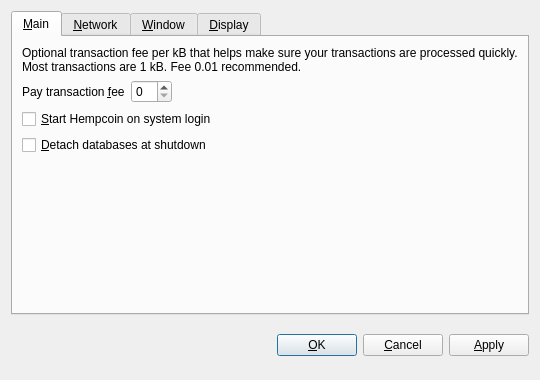
<?xml version="1.0" encoding="UTF-8"?>
<ui version="4.0">
 <class>OptionsDialog</class>
 <widget class="QDialog" name="OptionsDialog">
  <property name="geometry">
   <rect>
    <x>0</x>
    <y>0</y>
    <width>540</width>
    <height>380</height>
   </rect>
  </property>
  <property name="windowTitle">
   <string>Options</string>
  </property>
  <property name="modal">
   <bool>true</bool>
  </property>
  <layout class="QVBoxLayout" name="verticalLayout">
   <item>
    <widget class="QTabWidget" name="tabWidget">
     <property name="tabPosition">
      <enum>QTabWidget::North</enum>
     </property>
     <property name="currentIndex">
      <number>0</number>
     </property>
     <widget class="QWidget" name="tabMain">
      <attribute name="title">
       <string>&amp;Main</string>
      </attribute>
      <layout class="QVBoxLayout" name="verticalLayout_Main">
       <item>
        <widget class="QLabel" name="transactionFeeInfoLabel">
         <property name="text">
          <string>Optional transaction fee per kB that helps make sure your transactions are processed quickly. Most transactions are 1 kB. Fee 0.01 recommended.</string>
         </property>
         <property name="textFormat">
          <enum>Qt::PlainText</enum>
         </property>
         <property name="wordWrap">
          <bool>true</bool>
         </property>
        </widget>
       </item>
       <item>
        <layout class="QHBoxLayout" name="horizontalLayout_Main">
         <item>
          <widget class="QLabel" name="transactionFeeLabel">
           <property name="text">
            <string>Pay transaction &amp;fee</string>
           </property>
           <property name="textFormat">
            <enum>Qt::PlainText</enum>
           </property>
           <property name="buddy">
            <cstring>transactionFee</cstring>
           </property>
          </widget>
         </item>
         <item>
          <widget class="BitcoinAmountField" name="transactionFee"/>
         </item>
         <item>
          <spacer name="horizontalSpacer_Main">
           <property name="orientation">
            <enum>Qt::Horizontal</enum>
           </property>
           <property name="sizeHint" stdset="0">
            <size>
             <width>40</width>
             <height>20</height>
            </size>
           </property>
          </spacer>
         </item>
        </layout>
       </item>
       <item>
        <widget class="QCheckBox" name="bitcoinAtStartup">
         <property name="toolTip">
          <string>Automatically start Hempcoin after logging in to the system.</string>
         </property>
         <property name="text">
          <string>&amp;Start Hempcoin on system login</string>
         </property>
        </widget>
       </item>
       <item>
        <widget class="QCheckBox" name="detachDatabases">
         <property name="toolTip">
          <string>Detach block and address databases at shutdown. This means they can be moved to another data directory, but it slows down shutdown. The wallet is always detached.</string>
         </property>
         <property name="text">
          <string>&amp;Detach databases at shutdown</string>
         </property>
        </widget>
       </item>
       <item>
        <spacer name="verticalSpacer_Main">
         <property name="orientation">
          <enum>Qt::Vertical</enum>
         </property>
         <property name="sizeHint" stdset="0">
          <size>
           <width>20</width>
           <height>40</height>
          </size>
         </property>
        </spacer>
       </item>
      </layout>
     </widget>
     <widget class="QWidget" name="tabNetwork">
      <attribute name="title">
       <string>&amp;Network</string>
      </attribute>
      <layout class="QVBoxLayout" name="verticalLayout_Network">
       <item>
        <widget class="QCheckBox" name="mapPortUpnp">
         <property name="toolTip">
          <string>Automatically open the Hempcoin client port on the router. This only works when your router supports UPnP and it is enabled.</string>
         </property>
         <property name="text">
          <string>Map port using &amp;UPnP</string>
         </property>
        </widget>
       </item>
       <item>
        <widget class="QCheckBox" name="connectSocks">
         <property name="toolTip">
          <string>Connect to the Hempcoin network through a SOCKS proxy (e.g. when connecting through Tor).</string>
         </property>
         <property name="text">
          <string>&amp;Connect through SOCKS proxy:</string>
         </property>
        </widget>
       </item>
       <item>
        <layout class="QHBoxLayout" name="horizontalLayout_Network">
         <item>
          <widget class="QLabel" name="proxyIpLabel">
           <property name="text">
            <string>Proxy &amp;IP:</string>
           </property>
           <property name="textFormat">
            <enum>Qt::PlainText</enum>
           </property>
           <property name="buddy">
            <cstring>proxyIp</cstring>
           </property>
          </widget>
         </item>
         <item>
          <widget class="QValidatedLineEdit" name="proxyIp">
           <property name="maximumSize">
            <size>
             <width>140</width>
             <height>16777215</height>
            </size>
           </property>
           <property name="toolTip">
            <string>IP address of the proxy (e.g. 127.0.0.1)</string>
           </property>
          </widget>
         </item>
         <item>
          <widget class="QLabel" name="proxyPortLabel">
           <property name="text">
            <string>&amp;Port:</string>
           </property>
           <property name="textFormat">
            <enum>Qt::PlainText</enum>
           </property>
           <property name="buddy">
            <cstring>proxyPort</cstring>
           </property>
          </widget>
         </item>
         <item>
          <widget class="QLineEdit" name="proxyPort">
           <property name="maximumSize">
            <size>
             <width>55</width>
             <height>16777215</height>
            </size>
           </property>
           <property name="toolTip">
            <string>Port of the proxy (e.g. 9050)</string>
           </property>
          </widget>
         </item>
         <item>
          <widget class="QLabel" name="socksVersionLabel">
           <property name="text">
            <string>SOCKS &amp;Version:</string>
           </property>
           <property name="textFormat">
            <enum>Qt::PlainText</enum>
           </property>
           <property name="buddy">
            <cstring>socksVersion</cstring>
           </property>
          </widget>
         </item>
         <item>
          <widget class="QValueComboBox" name="socksVersion">
           <property name="toolTip">
            <string>SOCKS version of the proxy (e.g. 5)</string>
           </property>
          </widget>
         </item>
         <item>
          <spacer name="horizontalSpacer_Network">
           <property name="orientation">
            <enum>Qt::Horizontal</enum>
           </property>
           <property name="sizeHint" stdset="0">
            <size>
             <width>40</width>
             <height>20</height>
            </size>
           </property>
          </spacer>
         </item>
        </layout>
       </item>
       <item>
        <spacer name="verticalSpacer_Network">
         <property name="orientation">
          <enum>Qt::Vertical</enum>
         </property>
         <property name="sizeHint" stdset="0">
          <size>
           <width>20</width>
           <height>40</height>
          </size>
         </property>
        </spacer>
       </item>
      </layout>
     </widget>
     <widget class="QWidget" name="tabWindow">
      <attribute name="title">
       <string>&amp;Window</string>
      </attribute>
      <layout class="QVBoxLayout" name="verticalLayout_Window">
       <item>
        <widget class="QCheckBox" name="minimizeToTray">
         <property name="toolTip">
          <string>Show only a tray icon after minimizing the window.</string>
         </property>
         <property name="text">
          <string>&amp;Minimize to the tray instead of the taskbar</string>
         </property>
        </widget>
       </item>
       <item>
        <widget class="QCheckBox" name="minimizeOnClose">
         <property name="toolTip">
          <string>Minimize instead of exit the application when the window is closed. When this option is enabled, the application will be closed only after selecting Quit in the menu.</string>
         </property>
         <property name="text">
          <string>M&amp;inimize on close</string>
         </property>
        </widget>
       </item>
       <item>
        <spacer name="verticalSpacer_Window">
         <property name="orientation">
          <enum>Qt::Vertical</enum>
         </property>
         <property name="sizeHint" stdset="0">
          <size>
           <width>20</width>
           <height>40</height>
          </size>
         </property>
        </spacer>
       </item>
      </layout>
     </widget>
     <widget class="QWidget" name="tabDisplay">
      <attribute name="title">
       <string>&amp;Display</string>
      </attribute>
      <layout class="QVBoxLayout" name="verticalLayout_Display">
       <item>
        <layout class="QHBoxLayout" name="horizontalLayout_1_Display">
         <item>
          <widget class="QLabel" name="langLabel">
           <property name="text">
            <string>User Interface &amp;language:</string>
           </property>
           <property name="textFormat">
            <enum>Qt::PlainText</enum>
           </property>
           <property name="buddy">
            <cstring>lang</cstring>
           </property>
          </widget>
         </item>
         <item>
          <widget class="QValueComboBox" name="lang">
           <property name="toolTip">
            <string>The user interface language can be set here. This setting will take effect after restarting Hempcoin.</string>
           </property>
          </widget>
         </item>
        </layout>
       </item>
       <item>
        <layout class="QHBoxLayout" name="horizontalLayout_2_Display">
         <item>
          <widget class="QLabel" name="unitLabel">
           <property name="text">
            <string>&amp;Unit to show amounts in:</string>
           </property>
           <property name="textFormat">
            <enum>Qt::PlainText</enum>
           </property>
           <property name="buddy">
            <cstring>unit</cstring>
           </property>
          </widget>
         </item>
         <item>
          <widget class="QValueComboBox" name="unit">
           <property name="toolTip">
            <string>Choose the default subdivision unit to show in the interface and when sending coins.</string>
           </property>
          </widget>
         </item>
        </layout>
       </item>
       <item>
        <widget class="QCheckBox" name="displayAddresses">
         <property name="toolTip">
          <string>Whether to show Hempcoin addresses in the transaction list or not.</string>
         </property>
         <property name="text">
          <string>&amp;Display addresses in transaction list</string>
         </property>
        </widget>
       </item>
       <item>
        <spacer name="verticalSpacer_Display">
         <property name="orientation">
          <enum>Qt::Vertical</enum>
         </property>
         <property name="sizeHint" stdset="0">
          <size>
           <width>20</width>
           <height>40</height>
          </size>
         </property>
        </spacer>
       </item>
      </layout>
     </widget>
    </widget>
   </item>
   <item>
    <layout class="QHBoxLayout" name="horizontalLayout_Buttons">
     <item>
      <spacer name="horizontalSpacer_1">
       <property name="orientation">
        <enum>Qt::Horizontal</enum>
       </property>
       <property name="sizeHint" stdset="0">
        <size>
         <width>40</width>
         <height>48</height>
        </size>
       </property>
      </spacer>
     </item>
     <item>
      <widget class="QLabel" name="statusLabel">
       <property name="font">
        <font>
         <weight>75</weight>
         <bold>true</bold>
        </font>
       </property>
       <property name="text">
        <string/>
       </property>
       <property name="textFormat">
        <enum>Qt::PlainText</enum>
       </property>
       <property name="wordWrap">
        <bool>true</bool>
       </property>
      </widget>
     </item>
     <item>
      <spacer name="horizontalSpacer_2">
       <property name="orientation">
        <enum>Qt::Horizontal</enum>
       </property>
       <property name="sizeHint" stdset="0">
        <size>
         <width>40</width>
         <height>48</height>
        </size>
       </property>
      </spacer>
     </item>
     <item>
      <widget class="QPushButton" name="okButton">
       <property name="text">
        <string>&amp;OK</string>
       </property>
      </widget>
     </item>
     <item>
      <widget class="QPushButton" name="cancelButton">
       <property name="text">
        <string>&amp;Cancel</string>
       </property>
       <property name="autoDefault">
        <bool>false</bool>
       </property>
      </widget>
     </item>
     <item>
      <widget class="QPushButton" name="applyButton">
       <property name="text">
        <string>&amp;Apply</string>
       </property>
       <property name="autoDefault">
        <bool>false</bool>
       </property>
      </widget>
     </item>
    </layout>
   </item>
  </layout>
 </widget>
 <customwidgets>
  <customwidget>
   <class>BitcoinAmountField</class>
   <extends>QSpinBox</extends>
   <header>bitcoinamountfield.h</header>
  </customwidget>
  <customwidget>
   <class>QValueComboBox</class>
   <extends>QComboBox</extends>
   <header>qvaluecombobox.h</header>
  </customwidget>
  <customwidget>
   <class>QValidatedLineEdit</class>
   <extends>QLineEdit</extends>
   <header>qvalidatedlineedit.h</header>
  </customwidget>
 </customwidgets>
 <resources/>
 <connections/>
</ui>
